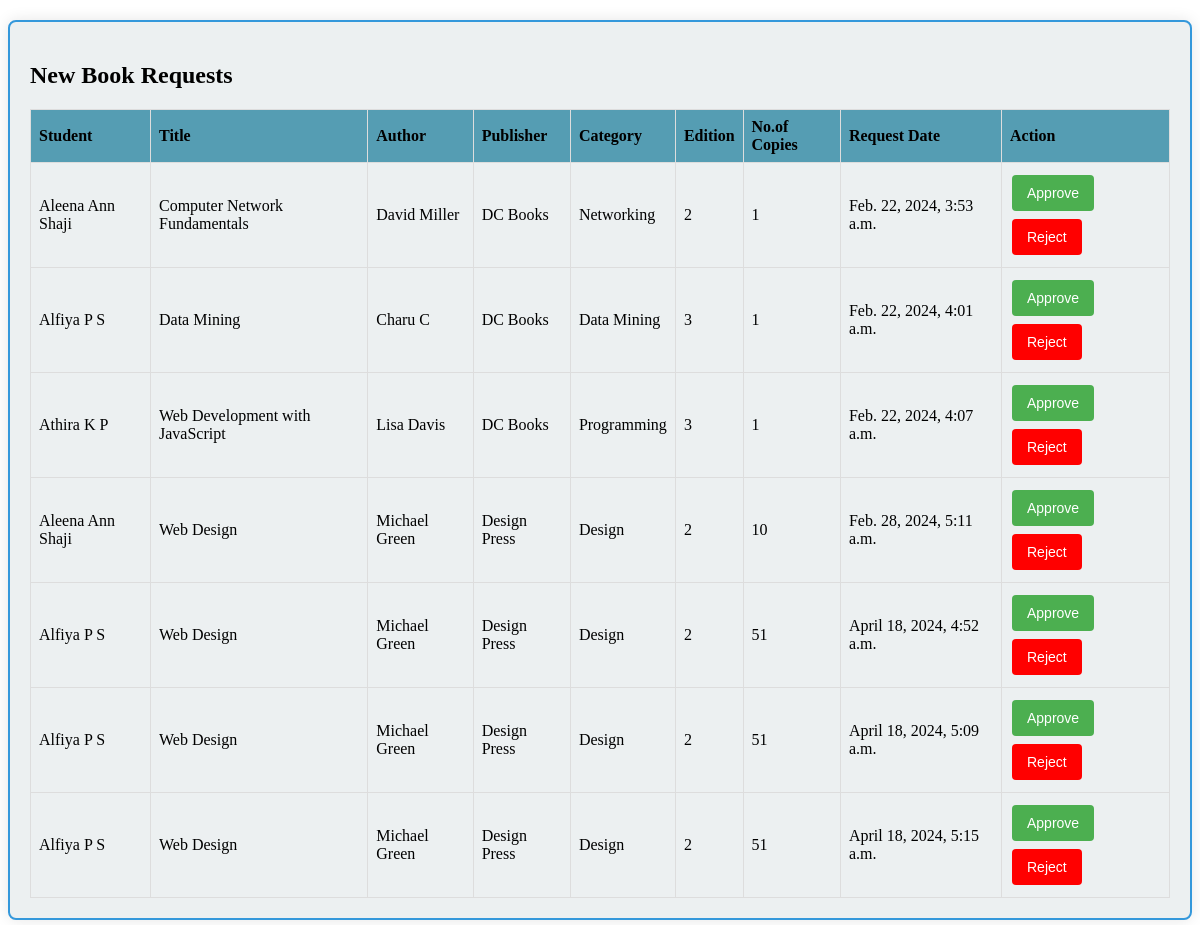
/adminhome/admin_view_requests/ (signed in), run on the app's committed database.
### libraryapp/models.py (models this page shows, shortened)
class BookRequest(models.Model):
    student = models.ForeignKey(Student, on_delete=models.CASCADE)
    title = models.CharField(max_length=255)
    author = models.CharField(max_length=255)
    publisher = models.CharField(max_length=50, default='Unknown Publisher')
    category = models.CharField(max_length=100, default='Uncategorized')
    edition = models.CharField(max_length=50, default='Unknown')
    no_of_copies = models.PositiveIntegerField(default=1)
    request_date = models.DateTimeField(auto_now_add=True)
    is_approved = models.BooleanField(default=False)

class Student(models.Model):
    name = models.CharField("Student Name", max_length=100)
    email = models.EmailField("Email id", unique=True)
    password = models.CharField("Password", max_length=10, default=get_random_string(length=12))  # Store hashed passwords in a real application
    p_id = models.ForeignKey(Program, on_delete=models.CASCADE, blank=True, null=True)
    d_id = models.ForeignKey(Department, on_delete=models.CASCADE, blank=True, null=True)
    user = models.OneToOneField(User, on_delete=models.CASCADE, related_name='student', blank=True, null=True)

### libraryapp/views.py (the view)
# urls.py: path('adminhome/admin_view_requests/', views.admin_view_requests, name="admin_view_requests"),
def admin_view_requests(request):
    if not request.user.is_superuser:
        return redirect('home')  # Redirect non-admins to the home page
    book_requests = BookRequest.objects.all()
    return render(request, 'newbook_request.html', {'book_requests': book_requests})

### templates/newbook_request.html (shortened to what this page needs)
<!DOCTYPE html>
<html lang="en">
<head>
</head>
<body>
    <div class="container">
        <h2>New Book Requests</h2>
        {% if book_requests %}
            <table>
                <thead>
                    <tr>
                        <th>Student</th>
                        <th>Title</th>
                        <th>Author</th>
                        <th>Publisher</th>
                        <th>Category</th>
                        <th>Edition</th>
                        <th>No.of Copies</th>
                        <th>Request Date</th>
                        <th>Action</th>
                    </tr>
                </thead>
                <tbody>
                    {% for request in book_requests %}
                        <tr>
                            <td>{{ request.student.name }}</td>
                            <td>{{ request.title }}</td>
                            <td>{{ request.author }}</td>
                            <td>{{ request.publisher }}</td>
                            <td>{{ request.category }}</td>
                            <td>{{ request.edition }}</td>
                            <td>{{ request.no_of_copies }}</td>
                            <td>{{ request.request_date }}</td>
                            <td>
                                <form action="{% url 'book_approve_request' request.id %}" method="post" style="display:inline;">
                                    <button type="submit">Approve</button>
                                </form>
                                <form action="{% url 'book_reject_request' request.id %}" method="post" style="display:inline;">
                                    <button type="submit" style="background-color: red;">Reject</button>
                                </form>
                            </td>
                        </tr>
                    {% endfor %}
                </tbody>
            </table>
        {% else %}
            <p>No book requests found.</p>
        {% endif %}
    </div>
</body>
</html>

### templates/newbook_request.html (style rules this page uses)
.container { max-width: 1500px; margin: 20px auto; border: 2px solid #3498db; border-radius: 8px; background-color: #ecf0f1; padding: 20px; box-shadow: 0 0 15px rgba(0, 0, 0, 0.1); }
.container table { width: 100%; border-collapse: collapse; margin-top: 20px; }
.container th, .container td { border: 1px solid #ddd; padding: 8px; text-align: left; }
.container th { background-color: #559db3; }
.container form button { background-color: #4CAF50; border: none; color: white; padding: 10px 15px; text-align: center; text-decoration: none; display: inline-block; font-size: 14px; margin: 4px 2px; cursor: pointer; border-radius: 4px; }

### data on the page
BookRequest: student.name "Aleena Ann Shaji", title "Computer Network Fundamentals", author "David Miller", publisher "DC Books", category "Networking", edition "2", no_of_copies "1", request_date "Feb. 22, 2024, 3:53 a.m."
BookRequest: student.name "Alfiya P S", title "Data Mining", author "Charu C", publisher "DC Books", category "Data Mining", edition "3", no_of_copies "1", request_date "Feb. 22, 2024, 4:01 a.m."
BookRequest: student.name "Athira K P", title "Web Development with JavaScript", author "Lisa Davis", publisher "DC Books", category "Programming", edition "3", no_of_copies "1", request_date "Feb. 22, 2024, 4:07 a.m."
BookRequest: student.name "Aleena Ann Shaji", title "Web Design", author "Michael Green", publisher "Design Press", category "Design", edition "2", no_of_copies "10", request_date "Feb. 28, 2024, 5:11 a.m."
BookRequest: student.name "Alfiya P S", title "Web Design", author "Michael Green", publisher "Design Press", category "Design", edition "2", no_of_copies "51", request_date "April 18, 2024, 4:52 a.m."
BookRequest: student.name "Alfiya P S", title "Web Design", author "Michael Green", publisher "Design Press", category "Design", edition "2", no_of_copies "51", request_date "April 18, 2024, 5:09 a.m."
BookRequest: student.name "Alfiya P S", title "Web Design", author "Michael Green", publisher "Design Press", category "Design", edition "2", no_of_copies "51", request_date "April 18, 2024, 5:15 a.m."
